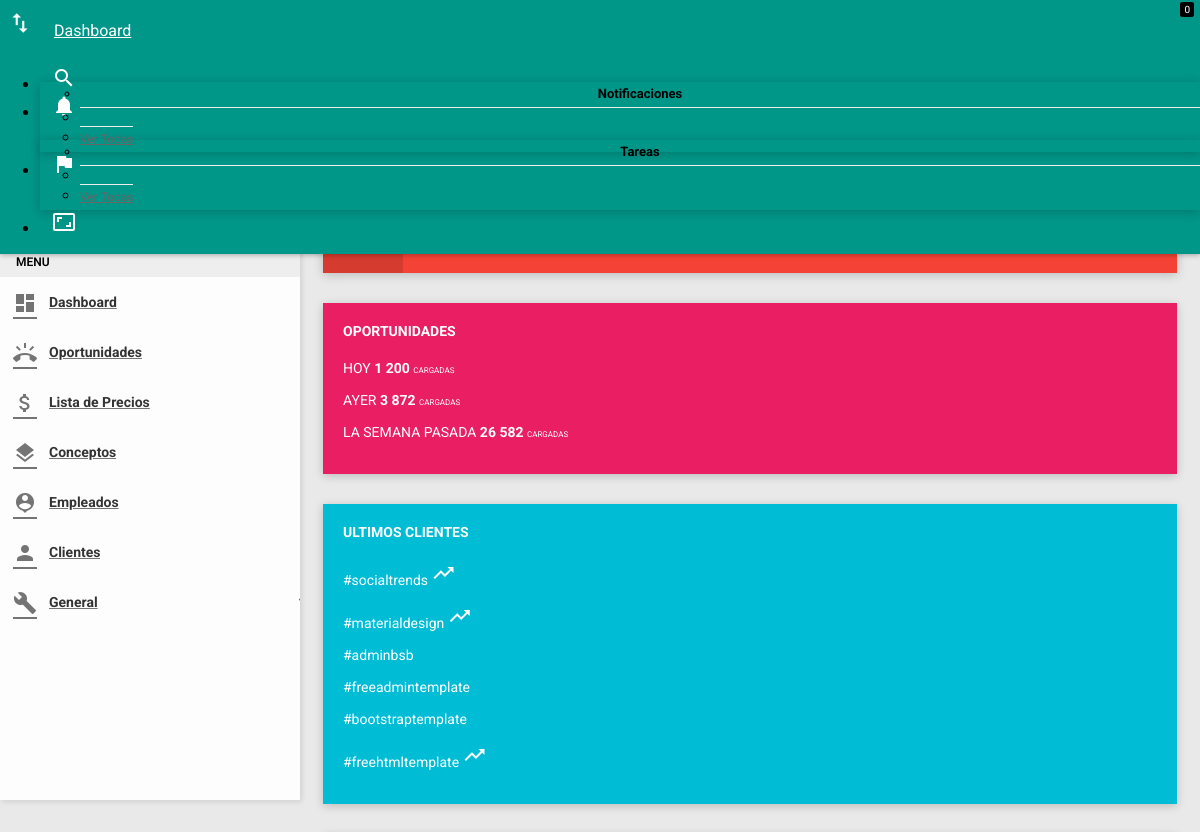
/dashboard/index.php (signed in, upper part), run on an earlier commit of the app's database.
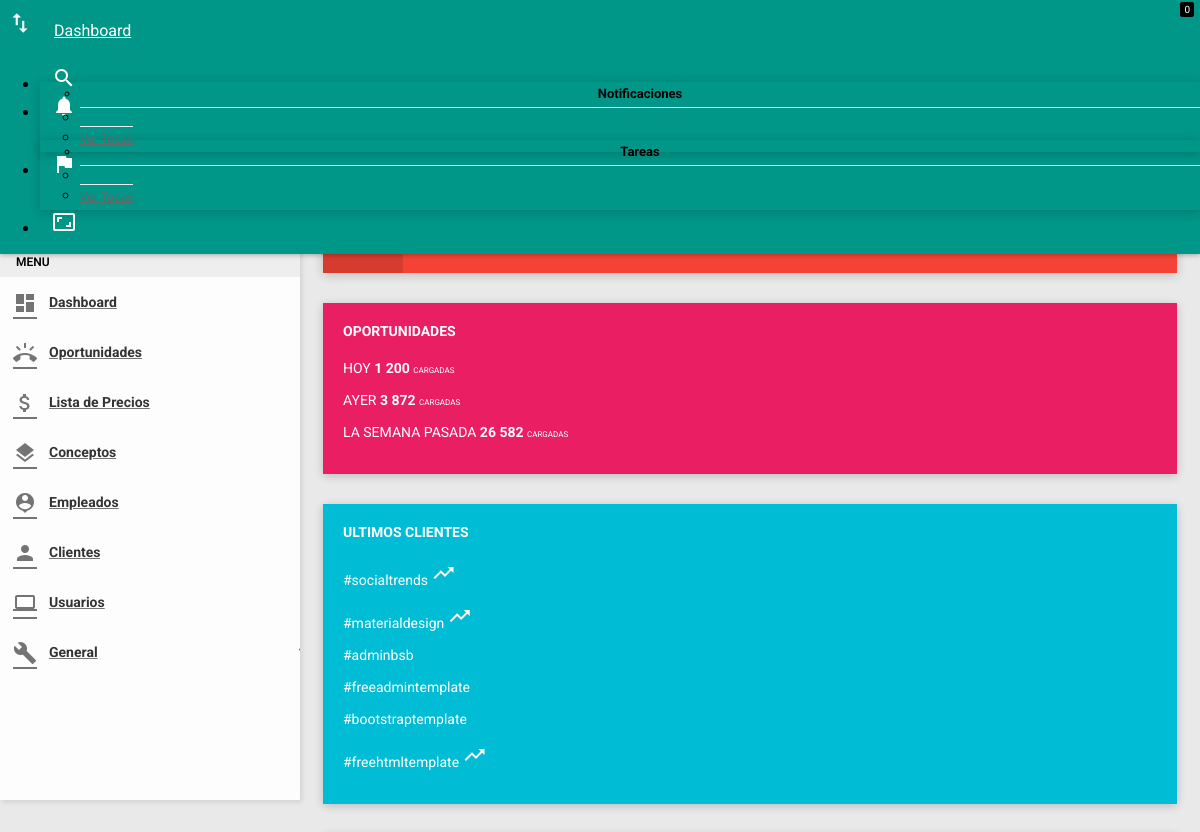
And on a later commit of the database.
### tables this page shows
CREATE TABLE `predio_menu` (
  `idmenu` int(11) NOT NULL,
  `url` varchar(65) NOT NULL,
  `icono` varchar(45) DEFAULT NULL,
  `nombre` varchar(45) NOT NULL,
  `Orden` smallint(6) DEFAULT NULL,
  `hover` varchar(45) DEFAULT NULL,
  `permiso` varchar(50) DEFAULT NULL,
  `administracion` bit(1) DEFAULT NULL,
  `torneo` bit(1) DEFAULT NULL,
  `reportes` bit(1) DEFAULT NULL,
  `grupo` int(11) NOT NULL
);

### includes/appconfig.php (called while the page is built, shortened)
<?php
class appconfig {
function conexion() {
		$hostname = "localhost";
		$database = "sahilices";
		$username = "root";
		$password = "";
		$conexion = array("hostname" => $hostname,
						  "database" => $database,
						  "username" => $username,
						  "password" => $password);
		return $conexion;
}
}
?>

### includes/funcionesHTML.php (the view, shortened to what this page needs)
<?php
class ServiciosHTML {
function menu($usuario,$titulo,$rol,$empresa) {
	$sql = "select idmenu,url,icono, nombre, permiso from predio_menu where permiso like '%".$rol."%' and grupo = 0 order by orden";
	$res = $this->query($sql,0);
	$cadmenu = "";
	while ($row = mysql_fetch_array($res)) {
		if ($titulo == $row['nombre']) {
			$row['url'] = "index.php";
		}
		if (strpos($row['permiso'],$rol) !== false) {
			if ($row['idmenu'] == 1) {
				$cadmenu .= '<li>
								<a href="'.$row['url'].'">
									<i class="material-icons">'.$row['icono'].'</i>
									<span>'.$row['nombre'].'</span>
								</a>
							</li>';
			} else {
				$cadmenu .= '<li>
								<a href="'.$row['url'].'">
									<i class="material-icons">'.$row['icono'].'</i>
									<span>'.$row['nombre'].'</span>
								</a>
							</li>';
			}
		}
	}
	$sql = "select idmenu,url,icono, nombre, permiso from predio_menu where permiso like '%".$rol."%' and grupo = 3 order by orden";
	$res = $this->query($sql,0);
	$cadmenu .= '<a href="javascript:void(0);" class="menu-toggle">
                            <i class="material-icons">build</i>
                            <span>General</span>
                        </a>
                        <ul class="ml-menu">';
	while ($row = mysql_fetch_array($res)) {
		if (strpos($row['permiso'],$rol) !== false) {
			if ($row['idmenu'] == 1) {
				$cadmenu .= '<li>
								<a href="'.$row['url'].'">
									<i class="material-icons">'.$row['icono'].'</i>
									<span>'.$row['nombre'].'</span>
								</a>
							</li>';
			} else {
				$cadmenu .= '<li>
								<a href="'.$row['url'].'">
									<i class="material-icons">'.$row['icono'].'</i>
									<span>'.$row['nombre'].'</span>
								</a>
							</li>';
			}
		}
	}
	$cadmenu .= '</ul>';
	$menu = utf8_encode($cadmenu);
	return $menu;
}
function query($sql,$accion) {
		require_once 'appconfig.php';
		$appconfig	= new appconfig();
		$datos		= $appconfig->conexion();
		$hostname	= $datos['hostname'];
		$database	= $datos['database'];
		$username	= $datos['username'];
		$password	= $datos['password'];
		$conex = mysql_connect($hostname,$username,$password) or die ("no se puede conectar".mysql_error());
		$result = mysql_query($sql,$conex);
		return $result;
	}
}
?>

### dashboard/index.php (shortened to what this page needs)
<?php
if (!isset($_SESSION['usua_sahilices']))
{
	header('Location: ../error.php');
} else {
include ('../includes/funcionesHTML.php');
include ('../includes/base.php');
$serviciosHTML = new ServiciosHTML();
$baseHTML = new BaseHTML();
$resMenu = $serviciosHTML->menu($_SESSION['nombre_sahilices'],"Dashboard",$_SESSION['refroll_sahilices'],'');
$breadCumbs = '<a class="navbar-brand" href="../index.php">Dashboard</a>';
?>
<!DOCTYPE html>
<html>
<head>
    <link href="../plugins/morrisjs/morris.css" rel="stylesheet" />
    <link href="../plugins/animate-css/animate.css" rel="stylesheet" />
    <link href="../css/style.css" rel="stylesheet">
    <link href="../css/themes/all-themes.css" rel="stylesheet" />
</head>
<body class="theme-red">
    <?php echo $baseHTML->cargarNAV($breadCumbs); ?>
    <?php echo $baseHTML->cargarSECTION($_SESSION['usua_sahilices'], $_SESSION['nombre_sahilices'], str_replace('..','../dashboard',$resMenu),'../'); ?>
    <main id="app">
    <section class="content" style="margin-top:-35px;">
        <div class="container-fluid">
			  <div class="row clearfix">
					<div class="col-lg-4 col-md-4 col-sm-6 col-xs-12">
						 <div class="info-box bg-green hover-expand-effect">
							  <div class="icon">
							  </div>
							  <div class="content">
									<div class="text">NUEVAS OPORTUNIDADES</div>
							  </div>
						 </div>
					</div>
					<div class="col-lg-4 col-md-4 col-sm-6 col-xs-12">
						 <div class="info-box bg-cyan hover-expand-effect">
							  <div class="icon">
							  </div>
							  <div class="content">
									<div class="text">COTIZACIONES</div>
							  </div>
						 </div>
					</div>
					<div class="col-lg-4 col-md-4 col-sm-6 col-xs-12">
						 <div class="info-box bg-red hover-expand-effect">
							  <div class="icon">
							  </div>
							  <div class="content">
									<div class="text">DEMORA OPORTUNIDADES</div>
							  </div>
						 </div>
					</div>
			  </div>
			  <div class="row clearfix">
					<div class="col-xs-12 col-sm-12 col-md-4 col-lg-4">
						 <div class="card">
							  <div class="body bg-pink">
									<div class="m-b--35 font-bold">OPORTUNIDADES</div>
									<ul class="dashboard-stat-list">
										 <li>
											  HOY
											  <span class="pull-right"><b>1 200</b> <small>CARGADAS</small></span>
										 </li>
										 <li>
											  AYER
											  <span class="pull-right"><b>3 872</b> <small>CARGADAS</small></span>
										 </li>
										 <li>
											  LA SEMANA PASADA
											  <span class="pull-right"><b>26 582</b> <small>CARGADAS</small></span>
										 </li>
									</ul>
							  </div>
						 </div>
					</div>
					<div class="col-xs-12 col-sm-12 col-md-4 col-lg-4">
						 <div class="card">
							  <div class="body bg-cyan">
									<div class="m-b--35 font-bold">ULTIMOS CLIENTES</div>
									<ul class="dashboard-stat-list">
										 <li>
											  #socialtrends
											  <span class="pull-right">
													<i class="material-icons">trending_up</i>
											  </span>
										 </li>
										 <li>
											  #materialdesign
											  <span class="pull-right">
													<i class="material-icons">trending_up</i>
											  </span>
										 </li>
										 <li>#adminbsb</li>
										 <li>#freeadmintemplate</li>
										 <li>#bootstraptemplate</li>
										 <li>
											  #freehtmltemplate
											  <span class="pull-right">
													<i class="material-icons">trending_up</i>
											  </span>
										 </li>
									</ul>
							  </div>
						 </div>
					</div>
			  </div>
        </div>
    </section>
    </main>
</body>
<?php } ?>
</html>

### includes/base.php (shortened to what this page needs)
<?php
class BaseHTML {
    function cargarNAV($breadCumbs, $notificaciones='', $tareas='', $altura = '', $lstTareas='') {
        $cad = '<nav class="navbar">
                    <div class="container-fluid">
                        <div class="navbar-header">
                            <a href="javascript:void(0);" class="navbar-toggle collapsed" data-toggle="collapse" data-target="#navbar-collapse" aria-expanded="false"></a>
                            '.$breadCumbs.'
                        </div>
                        <div class="collapse navbar-collapse" id="navbar-collapse">
                            <ul class="nav navbar-nav navbar-right">
                                <li><a href="javascript:void(0);" class="js-search" data-close="true"><i class="material-icons">search</i></a></li>
                                <li class="dropdown">
                                    <a href="javascript:void(0);" class="dropdown-toggle" data-toggle="dropdown" role="button">
                                        <i class="material-icons">notifications</i>
                                        <span class="label-count notificaciones-cantidad">0</span>
                                    </a>
                                    <ul class="dropdown-menu">
                                        <li class="header">Notificaciones</li>
                                        <li class="body">
                                        </li>
                                        <li class="footer">
                                            <a href="javascript:void(0);">Ver Todas</a>
                                        </li>
                                    </ul>
                                </li>
                                <li class="dropdown">
                                    <a href="javascript:void(0);" class="dropdown-toggle" data-toggle="dropdown" role="button">
                                        <i class="material-icons">flag</i>
                                        <span class="label-count tareas-cantidad">0</span>
                                    </a>
                                    <ul class="dropdown-menu">
                                        <li class="header">Tareas</li>
                                        <li class="body">
                                        </li>
                                        <li class="footer">
                                            <a href="javascript:void(0);">Ver Todas</a>
                                        </li>
                                    </ul>
                                </li>
                                <li class="pull-right"><a href="javascript:void(0);" class="maximizar"><i class="material-icons icomarcos">aspect_ratio</i></a></li>
                            </ul>
                        </div>
                    </div>
                </nav>';
        echo $cad;
    }
    function cargarSECTION($usuario, $email, $menu, $altura = '') {
        $cad = '<section id="marcos">
                <aside id="leftsidebar" class="sidebar">
                    <div class="user-info">
                        <div class="image">
                            <img src="'.$altura.'images/user.png" width="48" height="48" alt="User" />
                        </div>
                        <div class="info-container">
                            <div class="name" data-toggle="dropdown" aria-haspopup="true" aria-expanded="false">'.$usuario.'</div>
                            <div class="email">'.$email.'</div>
                            <div class="btn-group user-helper-dropdown">
                                <i class="material-icons" data-toggle="dropdown" aria-haspopup="true" aria-expanded="true">keyboard_arrow_down</i>
                                <ul class="dropdown-menu pull-right">
                                    <li><a href="'.$altura.'logout.php"><i class="material-icons">input</i>Salir</a></li>
                                </ul>
                            </div>
                        </div>
                    </div>
                    <div class="menu">
                        <ul class="list">
                            <li class="header">MENU</li>
                            '.$menu.'
                        </ul>
                    </div>
                </aside>
                <aside id="rightsidebar" class="right-sidebar">
                    <ul class="nav nav-tabs tab-nav-right" role="tablist">
                        <li role="presentation" class="active"><a href="#skins" data-toggle="tab">SKINS</a></li>
                        <li role="presentation"><a href="#settings" data-toggle="tab">SETTINGS</a></li>
                    </ul>
                </aside>
            </section>';
        echo $cad;
    }
}

### css/themes/all-themes.css (style rules this page uses)
.theme-red .navbar-brand { color: #fff; }
.theme-red .nav > li > a { color: #fff; }

What changed in the data, as far as the page shows it:
added predio_menu: nombre "Usuarios"
